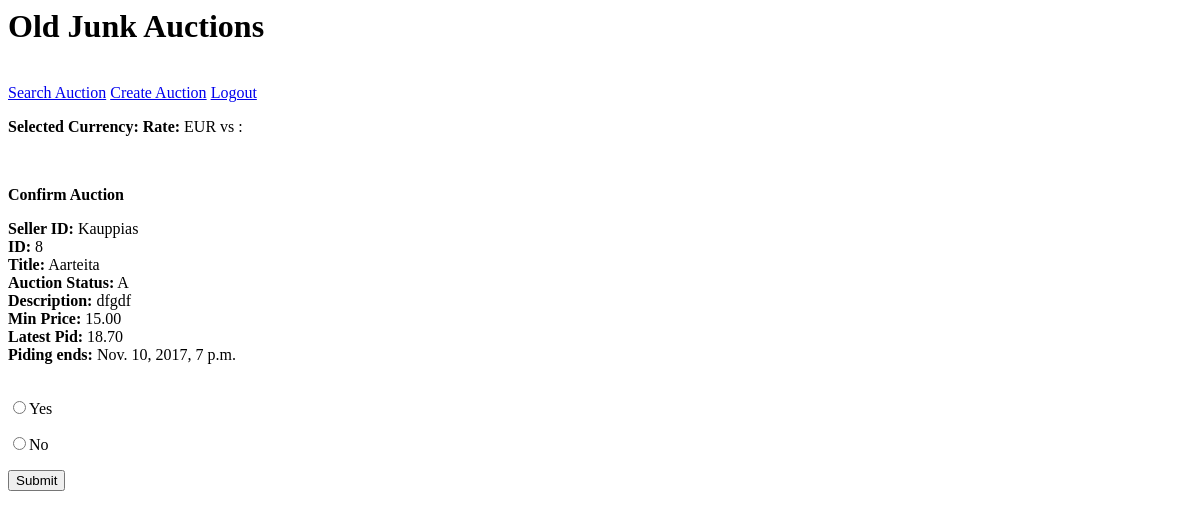
Page /banview/8 (signed in) on the earlier database version.
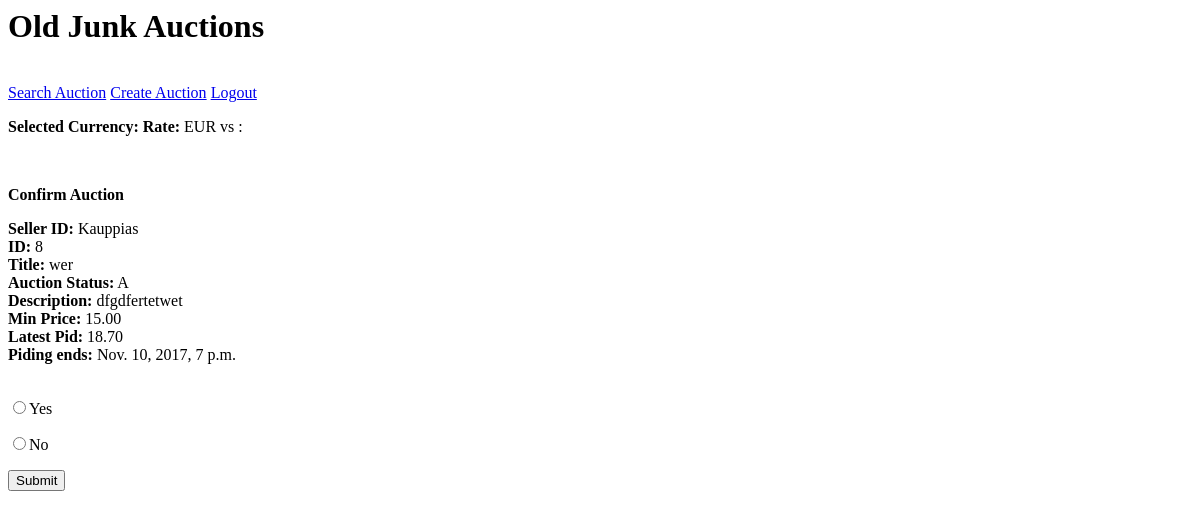
Same page on the later database version.
### YAAS_App/models.py (models this page shows, shortened)
class Auction(models.Model):
    ACTIVE = 'A'
    BANNED = 'B'
    DUE ='D'
    ADJUDICATED ='E'
    AUCTION_STATUS = (
        (ACTIVE, 'Active'),
        (BANNED, 'Banned'),
        (DUE, 'Due'),
        (ADJUDICATED, 'Adjudicated')
    )
    seller=models.ForeignKey(User)
    title=models.CharField(max_length=100)
    auction_status=models.CharField(max_length=1,default='A')
    description=models.TextField()
    start_price=models.DecimalField(max_digits=6,decimal_places=2)
    latest_pid=models.DecimalField(max_digits=6,decimal_places=2)
    endtime=models.DateTimeField()

### YAAS_App/views.py (the view)
# urls.py: url(r'^banview/(\d+)$', banview),
@login_required
def banview(request,offset):
    if request.method=='GET':
        if not request.user.is_authenticated() or not request.user.is_staff:
            messages.add_message(request, messages.ERROR, "You must login before you are allowed to ban")
            return HttpResponseRedirect('/login/?next=%s')
        else:
            auction=get_object_or_404(Auction,id=offset)
            print(auction.title)
            form=ConfirmBan()
            return render(request,'confirmban.html',{'auction':auction})

### templates/confirmban.html (shortened to what this page needs)
{%  extends "base2.html" %}
{% block content %}
<p><b>Confirm Auction</b></p>
    <form action="/banauction/{{ auction.id }}" method="post">
        <label> <b>Seller ID:</b> {{ auction.seller }}</label><br>
        <label> <b>ID:</b> {{ auction.id }}</label><br>
        <label> <b>Title:</b> {{ auction.title }}</label><br>
        <label> <b>Auction Status:</b> {{ auction.auction_status }}</label><br>
        <label> <b>Description:</b> {{ auction.description }}</label><br>
        <label> <b>Min Price:</b> {{ auction.start_price }}</label><br>
        <label> <b>Latest Pid:</b> {{ auction.latest_pid }}</label><br>
        <label> <b>Piding ends:</b> {{ auction.endtime }}</label><br>
        <br>
        <p><input type="radio" name="option" value="Yes">Yes</p>
        <p><input type="radio" name="option" value="No">No</p>
        <input type="submit" value="Submit">
    </form>
{% endblock %}

Differences in the rows shown:
changed Auction "Kauppias": title "Aarteita" → "wer"; description "dfgdf" → "dfgdfertetwet"
